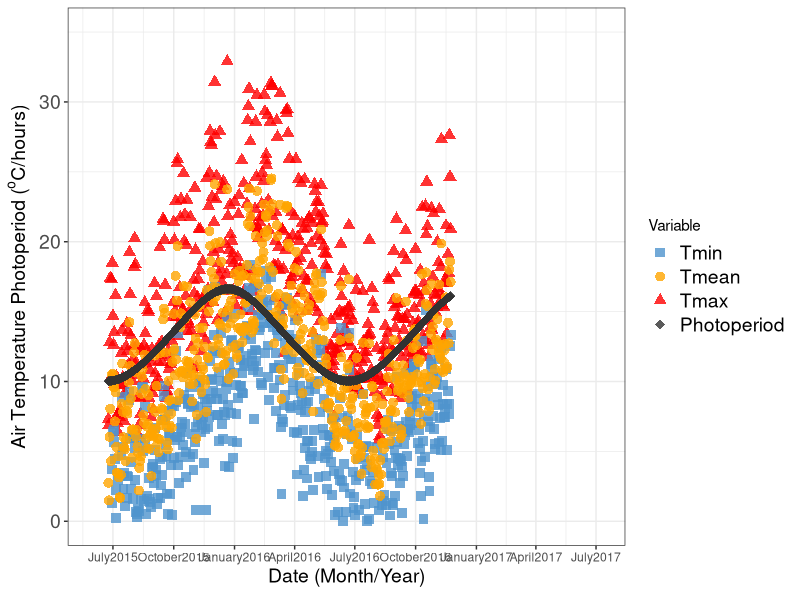
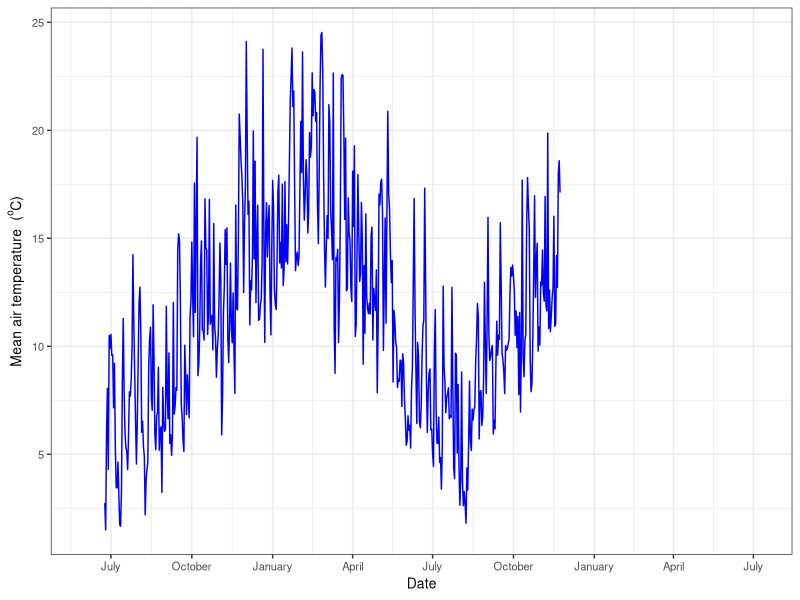
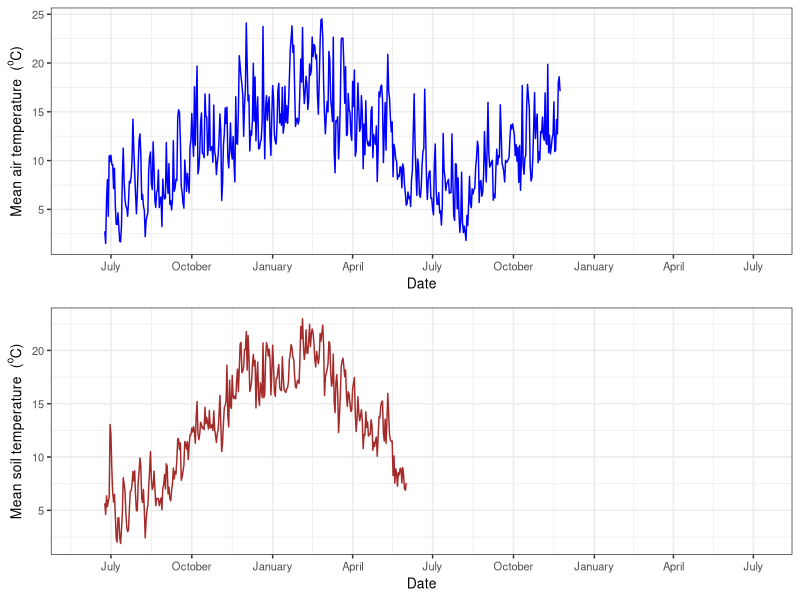

Reproduce these figures in R, in order.
## ---- chunk 1
library(tidyr)
library (dplyr)
library (ggplot2)
library (lubridate)
library (scales)
library(gridExtra)
## ---- chunk 2

setwd("C:\\GitHubRepos\\SubCloverPhD\\SubClover\\Iv2_SoilAirTemp")
getwd()
#read soil and Air data 
df_file <- read.table("SoilTemp.txt", header=TRUE)
df_Air <- read.table("RawWeaIv2.txt", header=TRUE)

head(df_file)
tail (df_Air)
#keep this scirpt for the real weather data

str(df_Air)


## ---- chunk 3

df_gather<-df_Air %>%
  select(Date,Tx,Tm,MeanTt,Pp)%>%
gather(key= "Variable" , value = "TempHour", Tx,Tm,MeanTt,Pp)%>%
  mutate(Date=dmy(Date))
  

df_gather%>%
  mutate(Variable=factor(Variable,levels=c("Tm","MeanTt","Tx","Pp"),labels = c("Tmin","Tmean","Tmax","Photoperiod")))%>%
 ggplot(aes(x=Date, y= TempHour)) +
  theme_bw()+
  geom_point(aes(colour=Variable,shape=Variable), alpha=0.8, size=3)+
  #geom_point()+
  scale_color_manual(values = c("steelblue3","orange","red", "gray20" ))+
  scale_shape_manual(values = c(15,16,17,18))+
  #geom_line(aes(colour=Variable))+
  #geom_smooth(aes(colour=Variable))+
  xlab(expression(Date~"(Month/Year)"))+
  
  ylab(expression(Air~Temperature~Photoperiod~"("^"o"*"C/hours)"))+
  scale_x_date(date_breaks = "3 month", 
                 date_labels = "%B%Y",
                 limits = as.Date(c('2015-06-01','2017-07-07')))+
  theme(axis.text.y = element_text(size=14))+
  theme(axis.title.y = element_text(size=14))+
  theme(legend.text = element_text(size=14))+
  theme(axis.title.x = element_text(size=14))+
  ylim(0,35)
    
 #ggsave("plot_TempPpIversen.png", width=12, height=6, dpi=400)

## ---- chunk 4


g1<- df_file %>%
  mutate(Date = dmy(Date))%>% #(need to reformat date here)
  mutate(TempSoil10mm= as.numeric(TempSoil10mm))%>%
  #filter(year %in% 2015:2017) %>%
  group_by(Date) %>%
 summarise_all(funs(mean)) %>%
  ggplot(aes(x=Date, y= TempSoil10mm))  +
  #geom_point(colour= "darkblue", alpha=0.2) +
  geom_line(colour= "brown")+
  #stat_smooth(level = 0.9, size = 1, colour="white") + 
  theme_bw() +
  xlab("Date") + 
  ylab(expression(Mean~soil~temperature~~"("^"o"*"C)"))+
  theme(text = element_text(size=10))+
  scale_x_date(date_breaks = "3 month", 
                 date_labels = "%B",
                 limits = as.Date(c('2015-06-01','2017-07-07')))



## ---- chunk 5


 df_Air %>%
  mutate(Date = dmy(Date))%>% #(need to reformat date here)
  #filter(year %in% 2015:2017) %>%
  group_by(Date) %>%
  summarise_each(funs(mean))%>%
  ggplot(aes(x=Date, y= MeanTt))  +
  #geom_point(colour= "darkblue", alpha=0.2) +
  geom_line(colour= "blue")+
  #stat_smooth(level = 0.9, size = 1, colour="white") + 
  theme_bw() +
  xlab("Date") + 
  theme(text = element_text(size=10))+
  ylab(expression(Mean~air~temperature~~"("^"o"*"C)"))+
  scale_x_date(date_breaks = "3 month", 
                 date_labels = "%B",
                 limits = as.Date(c('2015-06-01','2017-07-07')))




## ---- chunk 6
g2 <-df_Air %>%
  mutate(Date = dmy(Date))%>% #(need to reformat date here)
  #filter(year %in% 2015:2017) %>%
  group_by(Date) %>%
  summarise_each(funs(mean))%>%
  ggplot(aes(x=Date, y= MeanTt))  +
  #geom_point(colour= "darkblue", alpha=0.2) +
  geom_line(colour= "blue")+
  #stat_smooth(level = 0.9, size = 1, colour="white") + 
  theme_bw() +
 xlab("Date") + 
  ylab(expression(Mean~air~temperature~~"("^"o"*"C)"))+
  theme(text = element_text(size=10))+
  scale_x_date(date_breaks = "3 month", 
                 date_labels = "%B",
                 limits = as.Date(c('2015-06-01','2017-07-07'))) 



## ---- chunk 7


grid.arrange(g2, g1)
